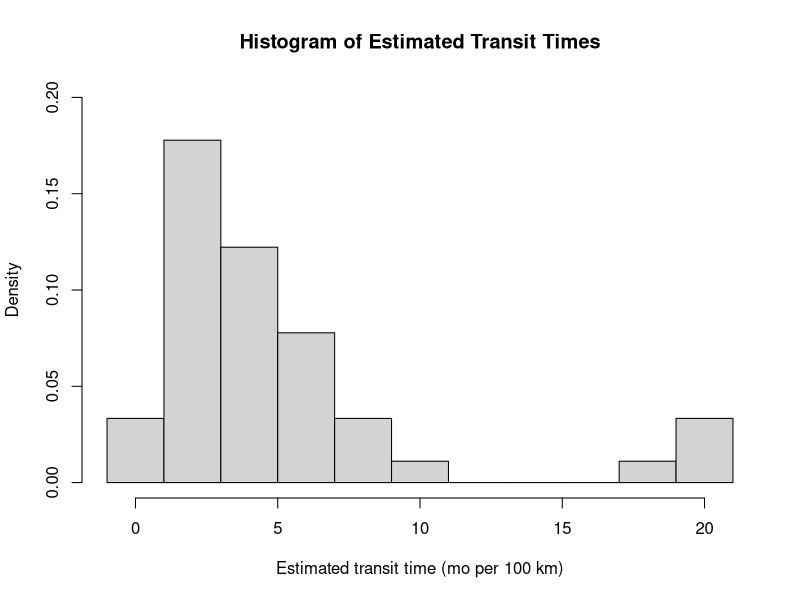
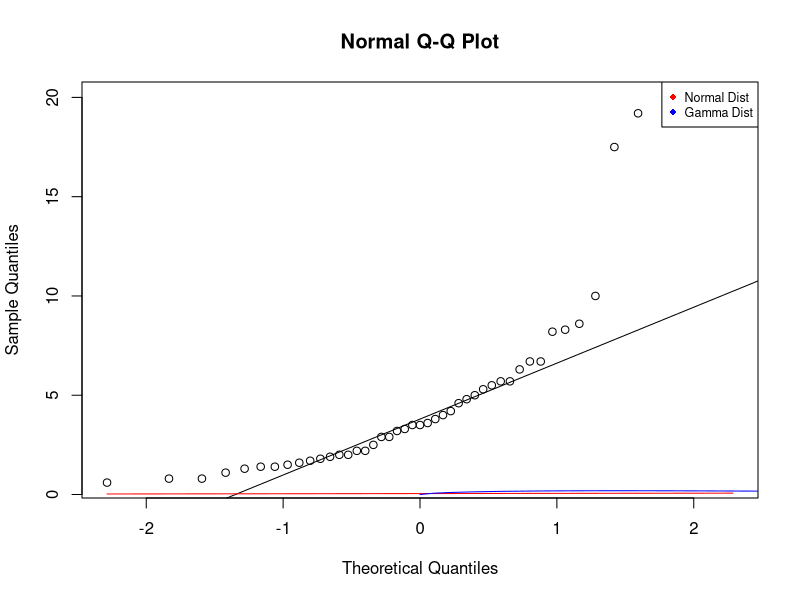

The R script that drew these images, in order:


bee = read.table("beedata.csv", sep=",", header=TRUE)
hist(bee$Transit.Time, breaks=seq(-01, 21, by=2), prob = TRUE, main = "Histogram of Estimated Transit Times",
     xlab = "Estimated transit time (mo per 100 km)", ylim = c(0,0.2))

# lines(density(bee$Transit.Time), lwd = 2, col = "blue")

qqnorm(y=bee$Transit.Time)
qqline(y = bee$Transit.Time)
#we see that if we would just use a normal distribution, the normal distribution 
#would understate the extreme positive values of x

#install.packages("MASS")
library(MASS)

normest = fitdistr(bee$Transit.Time, "normal")
curve(dnorm(x, normest$estimate[1], normest$estimate[2]), add=TRUE, col='red')

# gammaest = fitdistr(bee$Transit.Time, densfun="gamma")
# curve(dgamma(x, gammaest$estimate[1], gammaest$estimate[2]), add=TRUE, col='blue')
x=seq(0,20, by=0.1)
lines(x, dgamma(x, 1.61,1/2.37), col="blue")

legend("topright", cex=0.75, pch=16, 
       col=c("red", "blue"), legend=c("Normal Dist", "Gamma Dist"))

if (FALSE) {
  probs = seq(0.05, 0.95, by = 0.05)
  dataQ = quantile(bee$Transit.Time, probs = probs)
  gammaQ  = qgamma(probs, 1.61, 1/2.37)
  normQ = qnorm(probs, mean = mean(bee$Transit.Time), sd = sd(bee$Transit.Time))
  
  plot(dataQ~gammaQ, xlim = c(-3,20), ylim = c(0,20))
  points(dataQ, x = normQ, pch = 19)
}
#curve(dgamma(x= BeeTable$Transit.Time, shape=2, scale=1.5), from= 0, to = 20, main = "Gamma Distribution")
# dgamma(x= bee$Transit.Time, shape=1, scale=1.5)
#make a slider thingy to adjust the shape and the scale


